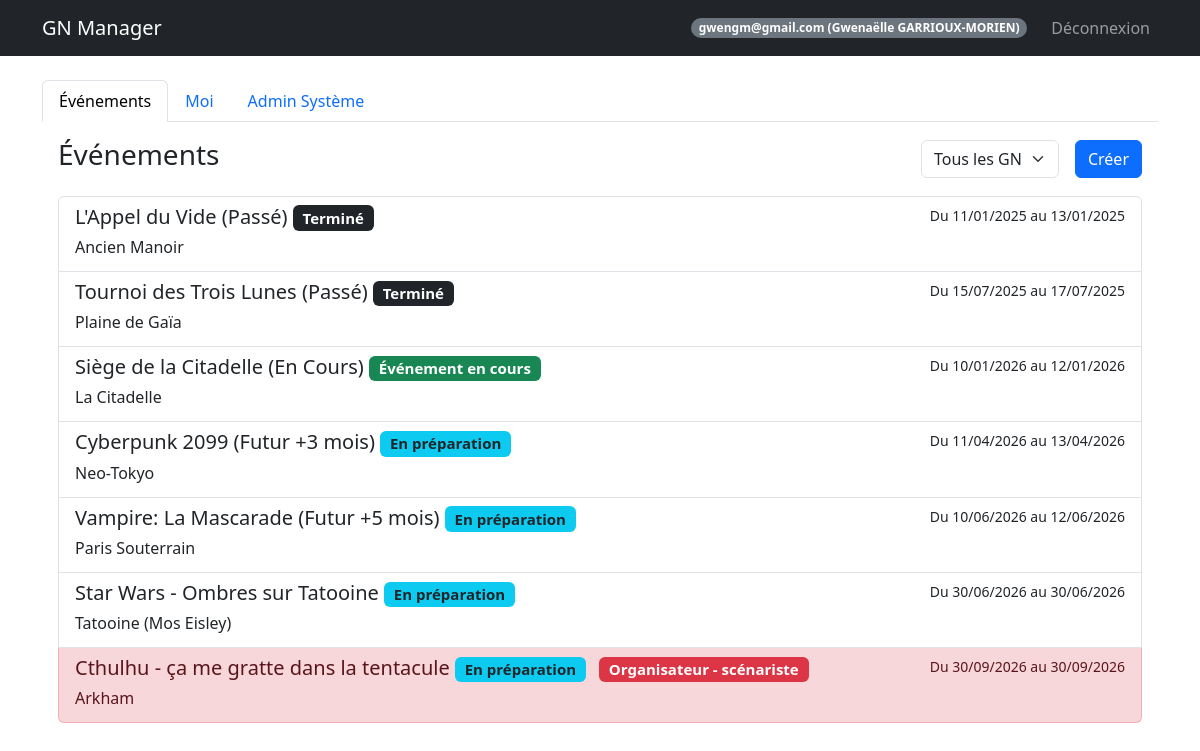
/dashboard (signed in), run on an earlier commit of the app's database.
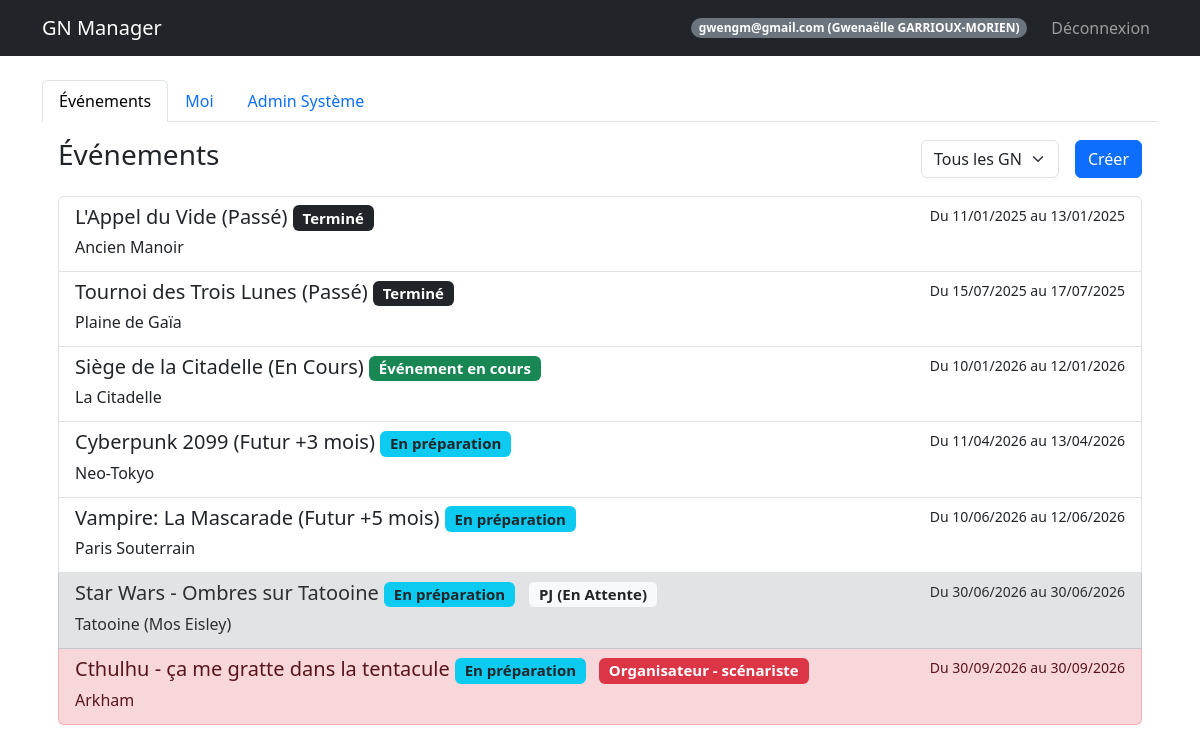
And on a later commit of the database.
### models.py (models this page shows, shortened)
class Event(db.Model):
    id = db.Column(db.Integer, primary_key=True)
    name = db.Column(db.String(100), nullable=False)
    description = db.Column(db.Text)
    date_start = db.Column(db.DateTime, nullable=False)
    date_end = db.Column(db.DateTime, nullable=False)
    location = db.Column(db.String(200))
    background_image = db.Column(db.String(200))
    visibility = db.Column(db.String(20), default='public')  # public, private
    organizer_structure = db.Column(db.String(100))
    org_link_url = db.Column(db.String(255))
    org_link_title = db.Column(db.String(100))
    google_form_url = db.Column(db.String(255))
    google_form_active = db.Column(db.Boolean, default=False)
    external_link = db.Column(db.String(255))
    statut = db.Column(db.String(50), default='En préparation')
    groups_config = db.Column(db.Text, default='{"PJ": ["Peu importe"], "PNJ": ["Peu importe"], "Organisateur": ["Peu importe"]}')

### routes/admin_routes.py (the view)
@admin_bp.route('/dashboard')
@login_required
def dashboard():
    users_pagination = None
    if current_user.is_admin:
        page = request.args.get('page', 1, type=int)
        users_pagination = User.query.paginate(page=page, per_page=DefaultValues.USERS_PER_PAGE, error_out=False)
    filter_type = request.args.get('filter', 'all')
    my_participations = Participant.query.filter_by(user_id=current_user.id).all()
    my_event_ids = [p.event_id for p in my_participations]
    my_roles = {p.event_id: p for p in my_participations}
    events = []
    now = datetime.now()
    if filter_type == 'mine':
        if my_event_ids:
            events = Event.query.filter(Event.id.in_(my_event_ids)).order_by(Event.date_start).all()
    elif filter_type == 'future':
        events = Event.query.filter(Event.date_start >= now).order_by(Event.date_start).all()
    elif filter_type == 'past':
        events = Event.query.filter(Event.date_end < now).order_by(Event.date_start.desc()).all()
    else:
        events = Event.query.order_by(Event.date_start).all()
    admin_view = request.args.get('admin_view')
    return render_template('dashboard.html',
                         user=current_user,
                         users_pagination=users_pagination,
                         events=events,
                         my_event_ids=my_event_ids,
                         my_roles=my_roles,
                         current_filter=filter_type,
                         admin_view=admin_view)

### models.py (called while the page is built)
    @property
    def is_admin(self):
        return self.role in ['createur', 'sysadmin']

### templates/dashboard.html (shortened to what the changed rows need)
{% extends "base.html" %}
{% block content %}
<div class="tab-content" id="myTabContent">
    <div class="tab-pane fade p-3 {% if not admin_view %}show active{% endif %}" id="events" role="tabpanel">
        <div class="list-group">
            {% for e in events %}
            {% set participation = my_roles.get(e.id) %}
            {% set row_class = "" %}
            {% set badge_class = "" %}
            {% set badge_text = "" %}
            {% if participation %}
            {% if participation.registration_status == 'En attente' or participation.registration_status == 'À valider'
            %}
            {% set row_class = "list-group-item-secondary" %}
            {% set badge_class = "bg-light text-dark border" %}
            {% set badge_text = participation.type ~ " (En Attente)" %}
            {% elif participation.type == 'organisateur' or participation.type == 'Organisateur' %}
            {% set row_class = "list-group-item-danger" %}
            {% set badge_class = "bg-danger" %}
            {% set badge_text = "Organisateur" %}
            {% elif participation.type == 'PJ' %}
            {% set row_class = "list-group-item-success" %}
            {% set badge_class = "bg-success" %}
            {% set badge_text = "PJ" %}
            {% elif participation.type == 'PNJ' %}
            {% set row_class = "list-group-item-primary" %}
            {% set badge_class = "bg-primary" %}
            {% set badge_text = "PNJ" %}
            {% else %}
            {% set row_class = "list-group-item-success" %}
            {% set badge_class = "bg-success" %}
            {% set badge_text = participation.type %}
            {% endif %}
            {% endif %}
            {% set status_color = "bg-secondary" %}
            {% if e.statut == "Événement en cours" %}
            {% set status_color = "bg-success" %}
            {% elif e.statut == "Terminé" %}
            {% set status_color = "bg-dark" %}
            {% elif e.statut == "Annulé" %}
            {% set status_color = "bg-danger" %}
            {% elif e.statut == "En préparation" %}
            {% set status_color = "bg-info text-dark" %}
            {% endif %}
            <a href="/event/{{ e.id }}" class="list-group-item list-group-item-action {{ row_class }}">
                <div class="d-flex w-100 justify-content-between">
                    <h5 class="mb-1">
                        {{ e.name }}
                        <span class="badge {{ status_color }}">{{ e.statut }}</span>
                        {% if participation %}
                        <span class="badge {{ badge_class }} ms-2">{{ badge_text }}
                        </span>
                        {% endif %}
                    </h5>
                    <small>Du {{ e.date_start.strftime('%d/%m/%Y') }} au {{ e.date_end.strftime('%d/%m/%Y') }}</small>
                </div>
                <p class="mb-1">{{ e.location }}</p>
            </a>
            {% else %}
            <p class="text-muted text-center mt-4">Aucun événement trouvé pour ce filtre.</p>
            {% endfor %}
        </div>
    </div>
        {% endblock %}

What changed in the data, as far as the page shows it:
changed Event "Star Wars - Ombres sur Tatooine": badge_text (not shown) → "PJ (En Attente)"
